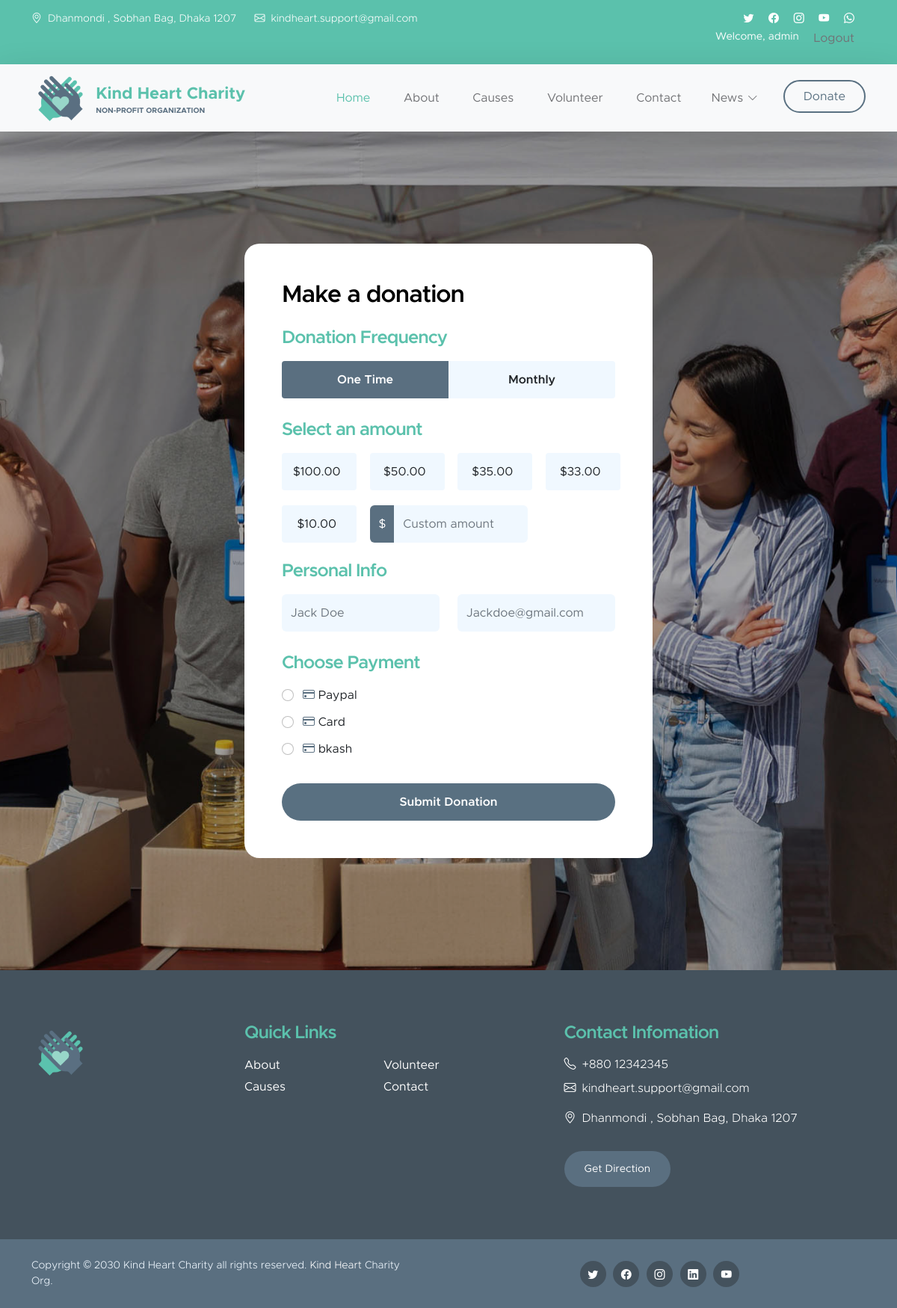
The app's page /donation/ (signed in) with its own data.
### donation/models.py (models this page shows, shortened)
class WebsiteSetting(models.Model):
    navbar_logo = models.ImageField(upload_to='logo/')
    footer_logo = models.ImageField(upload_to='logo/')
    copyright = models.CharField(max_length=100)
    address = models.CharField(max_length=200)
    phone = models.CharField(max_length=30)
    email = models.EmailField(max_length=200)
    facebook_link = models.CharField(max_length=250)
    youtube_link = models.CharField(max_length=250)
    instagram_link = models.CharField(max_length=250)
    twitter_link = models.CharField(max_length=250)
    linkedin_link = models.CharField(max_length=250)

class Menu(models.Model):
    menu_name = models.CharField(max_length=20)
    id_or_href = models.CharField(max_length=150)
    is_active = models.BooleanField(default=True)
    is_display = models.BooleanField(default=True)
    is_dropdown_menu = models.BooleanField(default=False)
    def get_submenu(self):
        return self.submenu_set.filter(is_active=True)

class AddDonationAmount(models.Model):
    donation_amount = models.DecimalField(default=0.00, max_digits=10, decimal_places=2)

class AddDonationPaymentMethod(models.Model):
    donation_payment_method = models.CharField(max_length=100)

### donation/views.py (the view)
# urls.py: path('donation/', views.donation_view, name='donation'),
def donation_view(request):
    donation_amount = AddDonationAmount.objects.all()
    payment_method = AddDonationPaymentMethod.objects.all()
    menus = Menu.objects.filter(is_active=True, is_display=True, is_dropdown_menu=False)
    submenus = Menu.objects.filter(is_active=True, is_display=True, is_dropdown_menu=True)
    website_settings = WebsiteSetting.objects.get()
    context = {
        'donation_amount': donation_amount,
        'payment_method': payment_method,
        'website_settings': website_settings,
        'menus': menus,
        'submenus': submenus,
    }
    return render(request, 'donate.html', context=context)

### templates/donate.html (shortened to what this page needs)
{% load static %}
{% include 'base.html' %}
{% block main-container %}
    {% include 'header.html' %}
    <nav class="navbar navbar-expand-lg bg-light shadow-lg">
        <div class="container">
            <a class="navbar-brand" href="/">
                <img src="{{ website_settings.navbar_logo.url }}" class="logo img-fluid" alt="Kind Heart Charity">
                <span>
                    Kind Heart Charity
                    <small>Non-profit Organization</small>
                </span>
            </a>
            <div class="collapse navbar-collapse" id="navbarNav">
                <ul class="navbar-nav ms-auto">
                    <li class="nav-item">
                        <a class="nav-link click-scroll" href="/">Home</a>
                        {% for menu in menus %}
                        <a class="nav-link click-scroll" href="{% url 'home' %}#{{ menu.id_or_href }}">{{ menu.menu_name }}</a>
                         {% endfor menus %}
                    </li>
                    {% for submenu in submenus %}
                    {% if submenu.get_submenu %}
                    <li class="nav-item dropdown">
                        <a class="nav-link click-scroll dropdown-toggle" href="#{{ submenu.id_or_href }}"
                            id="navbarLightDropdownMenuLink" role="button" data-bs-toggle="dropdown"
                            aria-expanded="false">{{ submenu.menu_name }}</a>
                    </li>
                    {% endif %}
                        {% endfor %}
                     <li class="nav-item ms-3">
                        <a class="nav-link custom-btn custom-border-btn btn" href="{% url 'donation' %}">Donate</a>
                    </li>
                </ul>
            </div>
        </div>
    </nav>
    <main>
        <section class="donate-section">
            <div class="container">
                <div class="row">
                    <div class="col-lg-6 col-12 mx-auto">
                        <form class="custom-form donate-form" action="{% url 'donation-payment' %}" method="post" role="form">
                            <h3 class="mb-4">Make a donation</h3>
                            <div class="row">
                                <div class="col-lg-12 col-12">
                                    <h5 class="mb-3">Donation Frequency</h5>
                                </div>
                                <div class="col-lg-6 col-6 form-check-group form-check-group-donation-frequency">
                                    <div class="form-check form-check-radio">
                                        <input class="form-check-input" type="radio" name="DonationFrequency"
                                            id="DonationFrequencyOne" value="One Time" checked>
                                        <label class="form-check-label" for="DonationFrequencyOne">
                                            One Time
                                        </label>
                                    </div>
                                </div>
                                <div class="col-lg-6 col-6 form-check-group form-check-group-donation-frequency">
                                    <div class="form-check form-check-radio">
                                        <input class="form-check-input" type="radio" name="DonationFrequency"
                                            id="DonationFrequencyMonthly" value="Monthly">
                                        <label class="form-check-label" for="DonationFrequencyMonthly">
                                            Monthly
                                        </label>
                                    </div>
                                </div>
                                <div class="col-lg-12 col-12">
                                    <h5 class="mt-2 mb-3">Select an amount</h5>
                                </div>
                                {% for amount in donation_amount %}
                                <div class="col-lg-3 col-md-6 col-6 form-check-group">
                                    <div class="form-check form-check-radio">
                                        <input class="form-check-input" type="radio" name="payment_amount"
                                            id="flexRadioDefault1" value="{{ amount.donation_amount }}">
                                        <label class="form-check-label" for="flexRadioDefault1">
                                            ${{ amount.donation_amount }}
                                        </label>
                                    </div>
                                </div>
                                {% endfor %}
                                <div class="col-lg-6 col-12 form-check-group">
                                    <div class="input-group">
                                        <span class="input-group-text" id="basic-addon1">$</span>
                                        <input type="text" class="form-control" placeholder="Custom amount" name="custom_amount"
                                            aria-label="Username" aria-describedby="basic-addon1">
                                    </div>
                                </div>
                                <div class="col-lg-12 col-12">
                                    <h5 class="mt-1">Personal Info</h5>
                                </div>
                                <div class="col-lg-6 col-12 mt-2">
                                    <input type="text" name="name" id="name" class="form-control"
                                        placeholder="Jack Doe" required>
                                </div>
                                <div class="col-lg-6 col-12 mt-2">
                                    <input type="email" name="email" id="email"
                                        pattern="[^ @]*@[^ @]*" class="form-control" placeholder="Jackdoe@gmail.com"
                                        required>
                                </div>
                                <div class="col-lg-12 col-12">
                                    <h5 class="mt-4 pt-1">Choose Payment</h5>
                                </div>
                                <div class="col-lg-12 col-12 mt-2">
                                    {% for payment in payment_method %}
                                    <div class="form-check">
                                        <input class="form-check-input" type="radio" name="payment_method"
                                            id="flexRadioDefault9" value="{{ payment.donation_payment_method }}">
                                        <label class="form-check-label" for="flexRadioDefault9">
                                            <i class="bi-credit-card custom-icon ms-1"></i>
                                            {{ payment.donation_payment_method }}
                                        </label>
                                    </div>
                                    {% endfor %}
                                    <button type="submit" class="form-control mt-4">Submit Donation</button>
                                </div>
                            </div>
                        </form>
                    </div>
                </div>
            </div>
        </section>
    </main>
    {% include 'footer.html' %}
{% endblock %}

### templates/header.html
<header class="site-header">
    <div class="container">
        <div class="row">
            <div class="col-lg-8 col-12 d-flex flex-wrap">
                <p class="d-flex me-4 mb-0">
                    <i class="bi-geo-alt me-2"></i>
                    {{ website_settings.address }}
                </p>
                <p class="d-flex mb-0">
                    <i class="bi-envelope me-2"></i>
                    <a href="">
                        {{ website_settings.email }}
                    </a>
                </p>
            </div>
            <div class="col-lg-3 col-12 ms-auto d-lg-block d-none">
                <ul class="social-icon">
                    <li class="social-icon-item">
                        <a href="{{ website_settings.twitter_link }}" class="social-icon-link bi-twitter"></a>
                    </li>
                    <li class="social-icon-item">
                        <a href="{{ website_settings.facebook_link }}" class="social-icon-link bi-facebook"></a>
                    </li>
                    <li class="social-icon-item">
                        <a href="{{ website_settings.instagram_link }}" class="social-icon-link bi-instagram"></a>
                    </li>
                    <li class="social-icon-item">
                        <a href="{{ website_settings.youtube_link }}" class="social-icon-link bi-youtube"></a>
                    </li>
                    <li class="social-icon-item">
                        <a href="" class="social-icon-link bi-whatsapp"></a>
                    </li>
                    <br>
                    {% if request.user.is_authenticated %}
                        <li class="social-icon-item">
                            <p class="nav-link" style="margin-right: 15px">Welcome, {{ request.user.username }}</p>
                        </li>
                        <li class="social-icon-item">
                            <a href="{% url 'logout' %}" class="nav-link" style="margin-right: 15px">Logout</a>
                        </li>
                    {% else %}
                        <li class="social-icon-item">
                            <a href="{% url 'login' %}" class="nav-link" style="margin-right: 30px">Login</a>
                        </li>
                    {% endif %}
                </ul>
            </div>
        </div>
    </div>
</header>

### templates/footer.html
{% load static %}
<footer class="site-footer">
        <div class="container">
            <div class="row">
                <div class="col-lg-3 col-12 mb-4">
                    <img src="{{ website_settings.footer_logo.url}}" class="logo img-fluid" alt="">
                </div>
                <div class="col-lg-4 col-md-6 col-12 mb-4">
                    <h5 class="site-footer-title mb-3">Quick Links</h5>
                    <ul class="footer-menu">
                        {% for menu in menus  %}
                        <li class="footer-menu-item"><a href="#{{ menu.id_or_href }}" class="footer-menu-link">{{ menu.menu_name }}</a></li>
                        {% endfor %}
                    </ul>
                </div>
                <div class="col-lg-4 col-md-6 col-12 mx-auto">
                    <h5 class="site-footer-title mb-3">Contact Infomation</h5>
                    <p class="text-white d-flex mb-2">
                        <i class="bi-telephone me-2"></i>
                        <a href="tel: 305-240-9671" class="site-footer-link">
                            {{ website_settings.phone }}
                        </a>
                    </p>
                    <p class="text-white d-flex">
                        <i class="bi-envelope me-2"></i>
                        <a href="mailto:info@yourgmail.com" class="site-footer-link">
                            {{ website_settings.email }}
                        </a>
                    </p>
                    <p class="text-white d-flex mt-3">
                        <i class="bi-geo-alt me-2"></i>
                        {{ website_settings.address }}
                    </p>
                    <a href="#" class="custom-btn btn mt-3">Get Direction</a>
                </div>
            </div>
        </div>
        <div class="site-footer-bottom">
            <div class="container">
                <div class="row">
                    <div class="col-lg-6 col-md-7 col-12">
                        <p class="copyright-text mb-0">Copyright © {{ website_settings.copyright }} <a href="#">Kind Heart</a> Charity Org.
                        </p>
                    </div>
                    <div class="col-lg-6 col-md-5 col-12 d-flex justify-content-center align-items-center mx-auto">
                        <ul class="social-icon">
                            <li class="social-icon-item">
                                <a href="{{ website_settings.twitter_link }}" class="social-icon-link bi-twitter"></a>
                            </li>
                            <li class="social-icon-item">
                                <a href="{{ website_settings.facebook_link }}" class="social-icon-link bi-facebook"></a>
                            </li>
                            <li class="social-icon-item">
                                <a href="{{ website_settings.instagram_link }}" class="social-icon-link bi-instagram"></a>
                            </li>
                            <li class="social-icon-item">
                                <a href="{{ website_settings.linkedin_link }}" class="social-icon-link bi-linkedin"></a>
                            </li>
                            <li class="social-icon-item">
                                <a href="{{ website_settings.youtube_link }}" class="social-icon-link bi-youtube"></a>
                            </li>
                        </ul>
                    </div>
                </div>
            </div>
        </div>
    </footer>

### records on screen
WebsiteSetting: address "Dhanmondi , Sobhan Bag, Dhaka 1207", email "kindheart.support@gmail.com", navbar_logo (picture), footer_logo (picture), phone "+880 12342345", copyright "2030 Kind Heart Charity all rights reserved."
Menu: menu_name "About"
Menu: menu_name "Causes"
Menu: menu_name "Volunteer"
Menu: menu_name "Contact"
Menu: menu_name "News"
AddDonationAmount: donation_amount "100.00"
AddDonationAmount: donation_amount "50.00"
AddDonationAmount: donation_amount "35.00"
AddDonationAmount: donation_amount "33.00"
AddDonationAmount: donation_amount "10.00"
AddDonationPaymentMethod: donation_payment_method "Paypal"
AddDonationPaymentMethod: donation_payment_method "Card"
AddDonationPaymentMethod: donation_payment_method "bkash"

### other values on screen
{{ request.user.username }} "admin"
